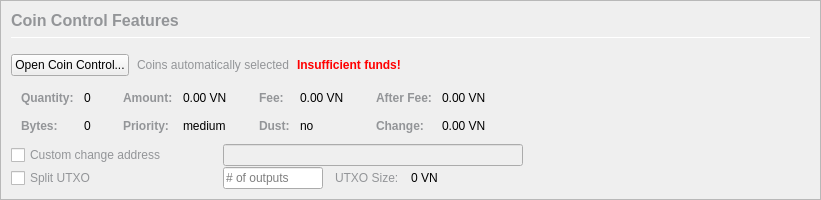
         <widget class="QFrame" name="frameCoinControl">
          <property name="sizePolicy">
           <sizepolicy hsizetype="Expanding" vsizetype="Expanding">
            <horstretch>0</horstretch>
            <verstretch>0</verstretch>
           </sizepolicy>
          </property>
          <property name="maximumSize">
           <size>
            <width>16777215</width>
            <height>16777215</height>
           </size>
          </property>
          <property name="frameShape">
           <enum>QFrame::StyledPanel</enum>
          </property>
          <property name="frameShadow">
           <enum>QFrame::Sunken</enum>
          </property>
          <layout class="QVBoxLayout" name="verticalLayoutCoinControl2">
           <property name="spacing">
            <number>0</number>
           </property>
           <property name="leftMargin">
            <number>0</number>
           </property>
           <property name="topMargin">
            <number>0</number>
           </property>
           <property name="rightMargin">
            <number>0</number>
           </property>
           <property name="bottomMargin">
            <number>0</number>
           </property>
           <item>
            <widget class="QFrame" name="frameCoinControl_BG">
             <layout class="QVBoxLayout" name="verticalLayoutCoinControl" stretch="0,0,0,0,0,0">
              <property name="spacing">
               <number>1</number>
              </property>
              <property name="leftMargin">
               <number>10</number>
              </property>
              <property name="topMargin">
               <number>10</number>
              </property>
              <item>
               <layout class="QHBoxLayout" name="horizontalLayoutCoinControl1">
                <property name="bottomMargin">
                 <number>15</number>
                </property>
                <item>
                 <layout class="QVBoxLayout" name="verticalLayout_3">
                  <property name="spacing">
                   <number>6</number>
                  </property>
                  <item>
                   <widget class="QLabel" name="labelCoinControlFeatures">
                    <property name="sizePolicy">
                     <sizepolicy hsizetype="Preferred" vsizetype="Maximum">
                      <horstretch>0</horstretch>
                      <verstretch>0</verstretch>
                     </sizepolicy>
                    </property>
                    <property name="minimumSize">
                     <size>
                      <width>0</width>
                      <height>20</height>
                     </size>
                    </property>
                    <property name="font">
                     <font>
                      <pointsize>12</pointsize>
                      <weight>75</weight>
                      <bold>true</bold>
                     </font>
                    </property>
                    <property name="styleSheet">
                     <string notr="true">font-weight:bold;</string>
                    </property>
                    <property name="text">
                     <string>&lt;html&gt;&lt;head/&gt;&lt;body&gt;&lt;p&gt;&lt;span style=&quot; color:#939598;&quot;&gt;Coin Control Features&lt;/span&gt;&lt;/p&gt;&lt;/body&gt;&lt;/html&gt;</string>
                    </property>
                   </widget>
                  </item>
                  <item>
                   <widget class="Line" name="line">
                    <property name="minimumSize">
                     <size>
                      <width>0</width>
                      <height>1</height>
                     </size>
                    </property>
                    <property name="maximumSize">
                     <size>
                      <width>16777215</width>
                      <height>1</height>
                     </size>
                    </property>
                    <property name="orientation">
                     <enum>Qt::Horizontal</enum>
                    </property>
                   </widget>
                  </item>
                 </layout>
                </item>
               </layout>
              </item>
              <item>
               <layout class="QHBoxLayout" name="horizontalLayoutCoinControl2" stretch="0,0,0,0">
                <property name="spacing">
                 <number>8</number>
                </property>
                <property name="bottomMargin">
                 <number>10</number>
                </property>
                <item>
                 <widget class="QPushButton" name="pushButtonCoinControl">
                  <property name="cursor">
                   <cursorShape>PointingHandCursor</cursorShape>
                  </property>
                  <property name="styleSheet">
                   <string notr="true"/>
                  </property>
                  <property name="text">
                   <string>Open Coin Control...</string>
                  </property>
                  <property name="autoDefault">
                   <bool>false</bool>
                  </property>
                 </widget>
                </item>
                <item>
                 <widget class="QLabel" name="labelCoinControlAutomaticallySelected">
                  <property name="text">
                   <string>&lt;html&gt;&lt;head/&gt;&lt;body&gt;&lt;p&gt;&lt;span style=&quot; color:#939598;&quot;&gt;Coins automatically selected&lt;/span&gt;&lt;/p&gt;&lt;/body&gt;&lt;/html&gt;</string>
                  </property>
                  <property name="margin">
                   <number>5</number>
                  </property>
                 </widget>
                </item>
                <item>
                 <widget class="QLabel" name="labelCoinControlInsuffFunds">
                  <property name="font">
                   <font>
                    <weight>75</weight>
                    <bold>true</bold>
                   </font>
                  </property>
                  <property name="styleSheet">
                   <string notr="true">color:red;font-weight:bold;</string>
                  </property>
                  <property name="text">
                   <string>Insufficient funds!</string>
                  </property>
                  <property name="margin">
                   <number>5</number>
                  </property>
                 </widget>
                </item>
                <item>
                 <spacer name="horizontalSpacerCoinControl">
                  <property name="orientation">
                   <enum>Qt::Horizontal</enum>
                  </property>
                  <property name="sizeHint" stdset="0">
                   <size>
                    <width>40</width>
                    <height>1</height>
                   </size>
                  </property>
                 </spacer>
                </item>
               </layout>
              </item>
              <item>
               <widget class="QWidget" name="widgetCoinControl" native="true">
                <property name="sizePolicy">
                 <sizepolicy hsizetype="Preferred" vsizetype="Preferred">
                  <horstretch>0</horstretch>
                  <verstretch>0</verstretch>
                 </sizepolicy>
                </property>
                <property name="minimumSize">
                 <size>
                  <width>0</width>
                  <height>0</height>
                 </size>
                </property>
                <property name="styleSheet">
                 <string notr="true"/>
                </property>
                <layout class="QHBoxLayout" name="horizontalLayoutCoinControl5">
                 <property name="leftMargin">
                  <number>0</number>
                 </property>
                 <property name="topMargin">
                  <number>0</number>
                 </property>
                 <property name="rightMargin">
                  <number>0</number>
                 </property>
                 <property name="bottomMargin">
                  <number>0</number>
                 </property>
                 <item>
                  <layout class="QHBoxLayout" name="horizontalLayoutCoinControl3" stretch="0,0,0,1">
                   <property name="spacing">
                    <number>20</number>
                   </property>
                   <property name="topMargin">
                    <number>0</number>
                   </property>
                   <property name="bottomMargin">
                    <number>10</number>
                   </property>
                   <item>
                    <layout class="QFormLayout" name="formLayoutCoinControl1">
                     <property name="horizontalSpacing">
                      <number>10</number>
                     </property>
                     <property name="verticalSpacing">
                      <number>14</number>
                     </property>
                     <property name="leftMargin">
                      <number>10</number>
                     </property>
                     <property name="topMargin">
                      <number>4</number>
                     </property>
                     <property name="rightMargin">
                      <number>6</number>
                     </property>
                     <item row="0" column="0">
                      <widget class="QLabel" name="labelCoinControlQuantityText">
                       <property name="font">
                        <font>
                         <weight>75</weight>
                         <bold>true</bold>
                        </font>
                       </property>
                       <property name="text">
                        <string>&lt;html&gt;&lt;head/&gt;&lt;body&gt;&lt;p&gt;&lt;span style=&quot; color:#939598;&quot;&gt;Quantity:&lt;/span&gt;&lt;/p&gt;&lt;/body&gt;&lt;/html&gt;</string>
                       </property>
                       <property name="margin">
                        <number>0</number>
                       </property>
                      </widget>
                     </item>
                     <item row="0" column="1">
                      <widget class="QLabel" name="labelCoinControlQuantity">
                       <property name="cursor">
                        <cursorShape>IBeamCursor</cursorShape>
                       </property>
                       <property name="contextMenuPolicy">
                        <enum>Qt::ActionsContextMenu</enum>
                       </property>
                       <property name="text">
                        <string notr="true">0</string>
                       </property>
                       <property name="margin">
                        <number>0</number>
                       </property>
                       <property name="textInteractionFlags">
                        <set>Qt::LinksAccessibleByMouse|Qt::TextSelectableByKeyboard|Qt::TextSelectableByMouse</set>
                       </property>
                      </widget>
                     </item>
                     <item row="1" column="0">
                      <widget class="QLabel" name="labelCoinControlBytesText">
                       <property name="font">
                        <font>
                         <weight>75</weight>
                         <bold>true</bold>
                        </font>
                       </property>
                       <property name="text">
                        <string>&lt;html&gt;&lt;head/&gt;&lt;body&gt;&lt;p&gt;&lt;span style=&quot; color:#939598;&quot;&gt;Bytes:&lt;/span&gt;&lt;/p&gt;&lt;/body&gt;&lt;/html&gt;</string>
                       </property>
                      </widget>
                     </item>
                     <item row="1" column="1">
                      <widget class="QLabel" name="labelCoinControlBytes">
                       <property name="cursor">
                        <cursorShape>IBeamCursor</cursorShape>
                       </property>
                       <property name="contextMenuPolicy">
                        <enum>Qt::ActionsContextMenu</enum>
                       </property>
                       <property name="text">
                        <string notr="true">0</string>
                       </property>
                       <property name="textInteractionFlags">
                        <set>Qt::LinksAccessibleByMouse|Qt::TextSelectableByKeyboard|Qt::TextSelectableByMouse</set>
                       </property>
                      </widget>
                     </item>
                    </layout>
                   </item>
                   <item>
                    <layout class="QFormLayout" name="formLayoutCoinControl2">
                     <property name="horizontalSpacing">
                      <number>10</number>
                     </property>
                     <property name="verticalSpacing">
                      <number>14</number>
                     </property>
                     <property name="leftMargin">
                      <number>6</number>
                     </property>
                     <property name="topMargin">
                      <number>4</number>
                     </property>
                     <property name="rightMargin">
                      <number>6</number>
                     </property>
                     <item row="0" column="0">
                      <widget class="QLabel" name="labelCoinControlAmountText">
                       <property name="font">
                        <font>
                         <weight>75</weight>
                         <bold>true</bold>
                        </font>
                       </property>
                       <property name="text">
                        <string>&lt;html&gt;&lt;head/&gt;&lt;body&gt;&lt;p&gt;&lt;span style=&quot; color:#939598;&quot;&gt;Amount:&lt;/span&gt;&lt;/p&gt;&lt;/body&gt;&lt;/html&gt;</string>
                       </property>
                       <property name="margin">
                        <number>0</number>
                       </property>
                      </widget>
                     </item>
                     <item row="0" column="1">
                      <widget class="QLabel" name="labelCoinControlAmount">
                       <property name="cursor">
                        <cursorShape>IBeamCursor</cursorShape>
                       </property>
                       <property name="contextMenuPolicy">
                        <enum>Qt::ActionsContextMenu</enum>
                       </property>
                       <property name="text">
                        <string notr="true">0.00 VN</string>
                       </property>
                       <property name="textInteractionFlags">
                        <set>Qt::LinksAccessibleByMouse|Qt::TextSelectableByKeyboard|Qt::TextSelectableByMouse</set>
                       </property>
                      </widget>
                     </item>
                     <item row="1" column="0">
                      <widget class="QLabel" name="labelCoinControlPriorityText">
                       <property name="font">
                        <font>
                         <weight>75</weight>
                         <bold>true</bold>
                        </font>
                       </property>
                       <property name="text">
                        <string>&lt;html&gt;&lt;head/&gt;&lt;body&gt;&lt;p&gt;&lt;span style=&quot; color:#939598;&quot;&gt;Priority:&lt;/span&gt;&lt;/p&gt;&lt;/body&gt;&lt;/html&gt;</string>
                       </property>
                      </widget>
                     </item>
                     <item row="1" column="1">
                      <widget class="QLabel" name="labelCoinControlPriority">
                       <property name="cursor">
                        <cursorShape>IBeamCursor</cursorShape>
                       </property>
                       <property name="contextMenuPolicy">
                        <enum>Qt::ActionsContextMenu</enum>
                       </property>
                       <property name="text">
                        <string>medium</string>
                       </property>
                       <property name="textInteractionFlags">
                        <set>Qt::LinksAccessibleByMouse|Qt::TextSelectableByKeyboard|Qt::TextSelectableByMouse</set>
                       </property>
                      </widget>
                     </item>
                    </layout>
                   </item>
                   <item>
                    <layout class="QFormLayout" name="formLayoutCoinControl3">
                     <property name="horizontalSpacing">
                      <number>10</number>
                     </property>
                     <property name="verticalSpacing">
                      <number>14</number>
                     </property>
                     <property name="leftMargin">
                      <number>6</number>
                     </property>
                     <property name="topMargin">
                      <number>4</number>
                     </property>
                     <property name="rightMargin">
                      <number>6</number>
                     </property>
                     <item row="0" column="0">
                      <widget class="QLabel" name="labelCoinControlFeeText">
                       <property name="font">
                        <font>
                         <weight>75</weight>
                         <bold>true</bold>
                        </font>
                       </property>
                       <property name="text">
                        <string>&lt;html&gt;&lt;head/&gt;&lt;body&gt;&lt;p&gt;&lt;span style=&quot; color:#939598;&quot;&gt;Fee:&lt;/span&gt;&lt;/p&gt;&lt;/body&gt;&lt;/html&gt;</string>
                       </property>
                       <property name="margin">
                        <number>0</number>
                       </property>
                      </widget>
                     </item>
                     <item row="0" column="1">
                      <widget class="QLabel" name="labelCoinControlFee">
                       <property name="cursor">
                        <cursorShape>IBeamCursor</cursorShape>
                       </property>
                       <property name="contextMenuPolicy">
                        <enum>Qt::ActionsContextMenu</enum>
                       </property>
                       <property name="text">
                        <string notr="true">0.00 VN</string>
                       </property>
                       <property name="textInteractionFlags">
                        <set>Qt::LinksAccessibleByMouse|Qt::TextSelectableByKeyboard|Qt::TextSelectableByMouse</set>
                       </property>
                      </widget>
                     </item>
                     <item row="1" column="0">
                      <widget class="QLabel" name="labelCoinControlLowOutputText">
                       <property name="font">
                        <font>
                         <weight>75</weight>
                         <bold>true</bold>
                        </font>
                       </property>
                       <property name="text">
                        <string>&lt;html&gt;&lt;head/&gt;&lt;body&gt;&lt;p&gt;&lt;span style=&quot; color:#939598;&quot;&gt;Dust:&lt;/span&gt;&lt;/p&gt;&lt;/body&gt;&lt;/html&gt;</string>
                       </property>
                      </widget>
                     </item>
                     <item row="1" column="1">
                      <widget class="QLabel" name="labelCoinControlLowOutput">
                       <property name="cursor">
                        <cursorShape>IBeamCursor</cursorShape>
                       </property>
                       <property name="contextMenuPolicy">
                        <enum>Qt::ActionsContextMenu</enum>
                       </property>
                       <property name="text">
                        <string>no</string>
                       </property>
                       <property name="textInteractionFlags">
                        <set>Qt::LinksAccessibleByMouse|Qt::TextSelectableByKeyboard|Qt::TextSelectableByMouse</set>
                       </property>
                      </widget>
                     </item>
                    </layout>
                   </item>
                   <item>
                    <layout class="QFormLayout" name="formLayoutCoinControl4">
                     <property name="horizontalSpacing">
                      <number>10</number>
                     </property>
                     <property name="verticalSpacing">
                      <number>14</number>
                     </property>
                     <property name="leftMargin">
                      <number>6</number>
                     </property>
                     <property name="topMargin">
                      <number>4</number>
                     </property>
                     <property name="rightMargin">
                      <number>6</number>
                     </property>
                     <item row="0" column="0">
                      <widget class="QLabel" name="labelCoinControlAfterFeeText">
                       <property name="font">
                        <font>
                         <weight>75</weight>
                         <bold>true</bold>
                        </font>
                       </property>
                       <property name="text">
                        <string>&lt;html&gt;&lt;head/&gt;&lt;body&gt;&lt;p&gt;&lt;span style=&quot; color:#939598;&quot;&gt;After Fee:&lt;/span&gt;&lt;/p&gt;&lt;/body&gt;&lt;/html&gt;</string>
                       </property>
                       <property name="margin">
                        <number>0</number>
                       </property>
                      </widget>
                     </item>
                     <item row="0" column="1">
                      <widget class="QLabel" name="labelCoinControlAfterFee">
                       <property name="cursor">
                        <cursorShape>IBeamCursor</cursorShape>
                       </property>
                       <property name="contextMenuPolicy">
                        <enum>Qt::ActionsContextMenu</enum>
                       </property>
                       <property name="text">
                        <string notr="true">0.00 VN</string>
                       </property>
                       <property name="textInteractionFlags">
                        <set>Qt::LinksAccessibleByMouse|Qt::TextSelectableByKeyboard|Qt::TextSelectableByMouse</set>
                       </property>
                      </widget>
                     </item>
                     <item row="1" column="0">
                      <widget class="QLabel" name="labelCoinControlChangeText">
                       <property name="font">
                        <font>
                         <weight>75</weight>
                         <bold>true</bold>
                        </font>
                       </property>
                       <property name="text">
                        <string>&lt;html&gt;&lt;head/&gt;&lt;body&gt;&lt;p&gt;&lt;span style=&quot; color:#939598;&quot;&gt;Change:&lt;/span&gt;&lt;/p&gt;&lt;/body&gt;&lt;/html&gt;</string>
                       </property>
                      </widget>
                     </item>
                     <item row="1" column="1">
                      <widget class="QLabel" name="labelCoinControlChange">
                       <property name="cursor">
                        <cursorShape>IBeamCursor</cursorShape>
                       </property>
                       <property name="contextMenuPolicy">
                        <enum>Qt::ActionsContextMenu</enum>
                       </property>
                       <property name="text">
                        <string notr="true">0.00 VN</string>
                       </property>
                       <property name="textInteractionFlags">
                        <set>Qt::LinksAccessibleByMouse|Qt::TextSelectableByKeyboard|Qt::TextSelectableByMouse</set>
                       </property>
                      </widget>
                     </item>
                    </layout>
                   </item>
                  </layout>
                 </item>
                </layout>
               </widget>
              </item>
              <item>
               <layout class="QHBoxLayout" name="horizontalLayoutCoinControl4">
                <property name="spacing">
                 <number>12</number>
                </property>
                <property name="sizeConstraint">
                 <enum>QLayout::SetDefaultConstraint</enum>
                </property>
                <property name="topMargin">
                 <number>0</number>
                </property>
                <property name="rightMargin">
                 <number>0</number>
                </property>
                <item>
                 <widget class="QCheckBox" name="checkBoxCoinControlChange">
                  <property name="sizePolicy">
                   <sizepolicy hsizetype="Preferred" vsizetype="Preferred">
                    <horstretch>0</horstretch>
                    <verstretch>0</verstretch>
                   </sizepolicy>
                  </property>
                  <property name="minimumSize">
                   <size>
                    <width>200</width>
                    <height>0</height>
                   </size>
                  </property>
                  <property name="maximumSize">
                   <size>
                    <width>200</width>
                    <height>16777215</height>
                   </size>
                  </property>
                  <property name="toolTip">
                   <string>If this is activated, but the change address is empty or invalid, change will be sent to a newly generated address.</string>
                  </property>
                  <property name="styleSheet">
                   <string notr="true">color: rgb(147, 149, 152);</string>
                  </property>
                  <property name="text">
                   <string>Custom change address</string>
                  </property>
                 </widget>
                </item>
                <item>
                 <widget class="QValidatedLineEdit" name="lineEditCoinControlChange">
                  <property name="enabled">
                   <bool>false</bool>
                  </property>
                  <property name="sizePolicy">
                   <sizepolicy hsizetype="Preferred" vsizetype="Preferred">
                    <horstretch>0</horstretch>
                    <verstretch>0</verstretch>
                   </sizepolicy>
                  </property>
                  <property name="minimumSize">
                   <size>
                    <width>300</width>
                    <height>0</height>
                   </size>
                  </property>
                 </widget>
                </item>
                <item>
                 <widget class="QLabel" name="labelCoinControlChangeLabel">
                  <property name="sizePolicy">
                   <sizepolicy hsizetype="Preferred" vsizetype="Preferred">
                    <horstretch>0</horstretch>
                    <verstretch>0</verstretch>
                   </sizepolicy>
                  </property>
                  <property name="minimumSize">
                   <size>
                    <width>100</width>
                    <height>0</height>
                   </size>
                  </property>
                  <property name="text">
                   <string/>
                  </property>
                  <property name="margin">
                   <number>3</number>
                  </property>
                 </widget>
                </item>
               </layout>
              </item>
              <item>
               <layout class="QHBoxLayout" name="horizontalLayoutCoinControl6">
                <property name="spacing">
                 <number>12</number>
                </property>
                <property name="rightMargin">
                 <number>0</number>
                </property>
                <item>
                 <widget class="QCheckBox" name="splitBlockCheckBox">
                  <property name="sizePolicy">
                   <sizepolicy hsizetype="Preferred" vsizetype="Preferred">
                    <horstretch>0</horstretch>
                    <verstretch>0</verstretch>
                   </sizepolicy>
                  </property>
                  <property name="minimumSize">
                   <size>
                    <width>200</width>
                    <height>0</height>
                   </size>
                  </property>
                  <property name="maximumSize">
                   <size>
                    <width>200</width>
                    <height>16777215</height>
                   </size>
                  </property>
                  <property name="styleSheet">
                   <string notr="true">color: rgb(147, 149, 152);</string>
                  </property>
                  <property name="text">
                   <string>Split UTXO</string>
                  </property>
                 </widget>
                </item>
                <item>
                 <widget class="QLineEdit" name="splitBlockLineEdit">
                  <property name="sizePolicy">
                   <sizepolicy hsizetype="Preferred" vsizetype="Preferred">
                    <horstretch>50</horstretch>
                    <verstretch>0</verstretch>
                   </sizepolicy>
                  </property>
                  <property name="minimumSize">
                   <size>
                    <width>100</width>
                    <height>0</height>
                   </size>
                  </property>
                  <property name="maximumSize">
                   <size>
                    <width>100</width>
                    <height>16777215</height>
                   </size>
                  </property>
                  <property name="placeholderText">
                   <string># of outputs</string>
                  </property>
                 </widget>
                </item>
                <item>
                 <widget class="QLabel" name="labelBlockSizeText">
                  <property name="text">
                   <string>&lt;html&gt;&lt;head/&gt;&lt;body&gt;&lt;p&gt;&lt;span style=&quot; color:#939598;&quot;&gt;UTXO Size:&lt;/span&gt;&lt;/p&gt;&lt;/body&gt;&lt;/html&gt;</string>
                  </property>
                 </widget>
                </item>
                <item>
                 <widget class="QLabel" name="labelBlockSize">
                  <property name="text">
                   <string>0 VN</string>
                  </property>
                 </widget>
                </item>
                <item>
                 <spacer name="horizontalSpacer_7">
                  <property name="orientation">
                   <enum>Qt::Horizontal</enum>
                  </property>
                  <property name="sizeHint" stdset="0">
                   <size>
                    <width>40</width>
                    <height>20</height>
                   </size>
                  </property>
                 </spacer>
                </item>
               </layout>
              </item>
              <item>
               <spacer name="verticalSpacerCoinControl">
                <property name="orientation">
                 <enum>Qt::Vertical</enum>
                </property>
                <property name="sizeHint" stdset="0">
                 <size>
                  <width>800</width>
                  <height>1</height>
                 </size>
                </property>
               </spacer>
              </item>
             </layout>
            </widget>
           </item>
          </layout>
         </widget>
